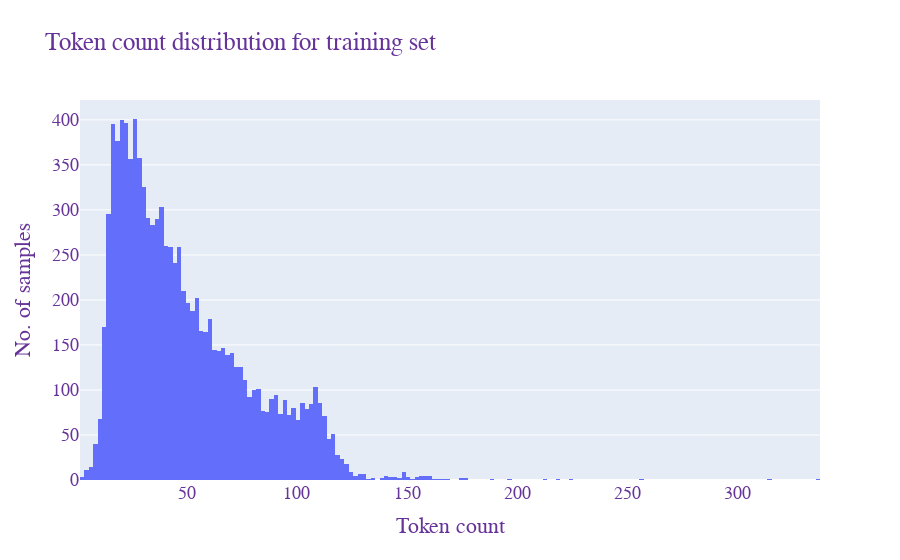

This figure's notebook cell:
### Code cell
fig = go.Figure(data=[go.Histogram(x=lengths)])
fig.update_layout(
    title="Token count distribution for training set ",
    xaxis_title="Token count",
    yaxis_title="No. of samples",
    legend_title="Legend",
    font=dict(
        family="Courier New, monospace",
        size=18,
        color="RebeccaPurple"
    )
)
fig.show()

### Figure 1 — Plotly figure (JSON) as saved in the notebook; plotly's stock layout.template omitted (floating-point values rounded to 4 significant figures; data arrays with more than 128 entries replaced by an {"elided": "..."} marker saying what was removed)
{"data": [{"type": "histogram", "x": {"elided": "9953 int values"}}], "layout": {"font": {"color": "RebeccaPurple", "family": "Courier New, monospace", "size": 18}, "legend": {"title": {"text": "Legend"}}, "title": {"text": "Token count distribution for training set "}, "xaxis": {"title": {"text": "Token count"}}, "yaxis": {"title": {"text": "No. of samples"}}}}
